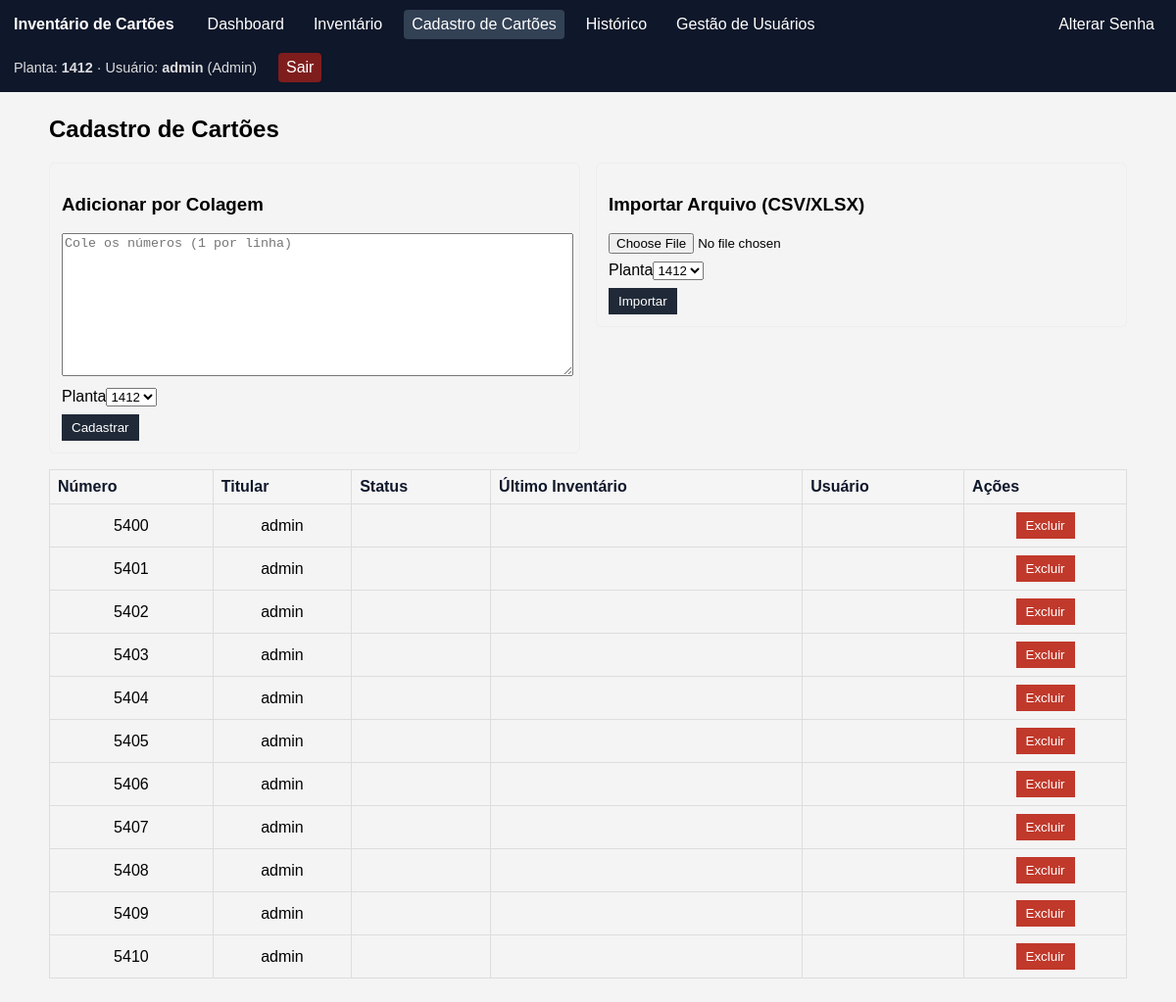
The app's page /cadastro-cartoes (signed in) with its own data.
### tables this page shows
CREATE TABLE usuarios (
        id INTEGER PRIMARY KEY AUTOINCREMENT,
        nome TEXT,
        senha TEXT,
        nivel TEXT,
        planta TEXT
    , must_change INTEGER DEFAULT 0);

CREATE TABLE cartoes (
        id INTEGER PRIMARY KEY AUTOINCREMENT,
        numero TEXT,
        titular TEXT,
        status TEXT,
        ultimo_inventario TEXT,
        usuario_inventario TEXT,
        planta TEXT
    );

### Inventario.py (the view, shortened to what this page needs)
@app.route('/cadastro-cartoes', methods=['GET', 'POST'])
@login_required
def cadastro_cartoes():
    conn = get_db_connection()
    try:
        cartoes = conn.execute('SELECT * FROM cartoes WHERE planta=?', (session.get('planta'),)).fetchall()
        return render_template('cadastro_cartoes.html', cartoes=cartoes)
    finally:
        conn.close()

### Inventario.py (called while the page is built)
def get_db_connection():
    conn = sqlite3.connect(DB_NAME)
    conn.row_factory = sqlite3.Row
    return conn

@login_manager.user_loader
def load_user(user_id):
    conn = get_db_connection()
    row = conn.execute('SELECT id, nome, nivel, planta FROM usuarios WHERE id=?', (user_id,)).fetchone()
    conn.close()
    if row:
        return User(row['id'], row['nome'], row['nivel'], row['planta'])
    return None

### templates/cadastro_cartoes.html (shortened to what this page needs)
<!DOCTYPE html><html lang='pt-BR'><head><link rel='stylesheet' href='/static/css/style.css'></head><body>{% include '_navbar.html' %}<div class='container'><h2>Cadastro de Cartões</h2><div class='row'><div class='col'><div class='card'><h3>Adicionar por Colagem</h3><form method='POST'><textarea name='lista_cartoes' placeholder='Cole os números (1 por linha)'></textarea><div style='margin:8px 0;'><label for='planta_colagem'>Planta</label><select name='planta' id='planta_colagem'><option value='1412' {% if session.get('planta')=='1412' %}selected{% endif %}>1412</option></select></div><button type='submit' class='btn-primary'>Cadastrar</button></form></div></div><div class='col'><div class='card'><h3>Importar Arquivo (CSV/XLSX)</h3><form method='POST' enctype='multipart/form-data'><input type='file' name='file' accept='.csv,.xls,.xlsx'><div style='margin:8px 0;'><label for='planta_arquivo'>Planta</label><select name='planta' id='planta_arquivo'><option value='1412' {% if session.get('planta')=='1412' %}selected{% endif %}>1412</option></select></div><button type='submit' class='btn-primary'>Importar</button></form></div></div></div><table><thead><tr><th>Número</th><th>Titular</th><th>Status</th><th>Último Inventário</th><th>Usuário</th><th>Ações</th></tr></thead><tbody>{% for c in cartoes %}<tr><td>{{ c['numero'] }}</td><td>{{ c['titular'] or '' }}</td><td></td><td></td><td></td><td>{% if current_user.nivel=='Admin' %}<form method='POST' style='display:inline' onsubmit='return confirm("Excluir este cartão?");'><button class='btn-danger' name='excluir' value='{{ c['id'] }}'>Excluir</button></form>{% else %}—{% endif %}</td></tr>{% endfor %}</tbody></table></div></body></html>

### templates/_navbar.html (shortened to what this page needs)
<nav style="background:#0f172a;color:#fff;padding:10px 14px;display:flex;gap:14px;align-items:center;flex-wrap:wrap;">
  <div style="font-weight:600;margin-right:12px;">Inventário de Cartões</div>
  <a href="{{ url_for('dashboard') }}" style="color:#fff;text-decoration:none;padding:6px 8px;{{ 'background:#334155;border-radius:4px;' if request.path=='/' else '' }}">Dashboard</a>
  <a href="{{ url_for('inventario') }}" style="color:#fff;text-decoration:none;padding:6px 8px;{{ 'background:#334155;border-radius:4px;' if request.path.startswith('/inventario') else '' }}">Inventário</a>
  <a href="{{ url_for('cadastro_cartoes') }}" style="color:#fff;text-decoration:none;padding:6px 8px;{{ 'background:#334155;border-radius:4px;' if request.path.startswith('/cadastro-cartoes') else '' }}">Cadastro de Cartões</a>
  <a href="{{ url_for('historico') }}" style="color:#fff;text-decoration:none;padding:6px 8px;{{ 'background:#334155;border-radius:4px;' if request.path.startswith('/historico') else '' }}">Histórico</a>
  {% if current_user.nivel == 'Admin' %}
  <a href="{{ url_for('gestao_usuarios') }}" style="color:#fff;text-decoration:none;padding:6px 8px;{{ 'background:#334155;border-radius:4px;' if request.path.startswith('/gestao-usuarios') else '' }}">Gestão de Usuários</a>
  {% endif %}
  <a href="{{ url_for('alterar_senha') }}" style="color:#fff;text-decoration:none;padding:6px 8px;">Alterar Senha</a>
  <span style="opacity:.85;font-size:.9rem;margin-right:8px;">Planta: <strong>{{ session.get('planta') }}</strong> · Usuário: <strong>{{ current_user.nome }}</strong> ({{ current_user.nivel }})</span>
  <a href="{{ url_for('logout') }}" style="color:#fff;text-decoration:none;padding:6px 8px;background:#7f1d1d;border-radius:4px;">Sair</a>
</nav>

### static/css/style.css (style rules this page uses)
body { font-family: Arial; margin: 0; padding: 0; background: #f4f4f4; }
.container { padding: 20px; }
table { width: 100%; border-collapse: collapse; margin-top: 20px; }
th, td { border: 1px solid #ccc; padding: 8px; text-align: center; }
th { background: #f5f5f5; color: #0f172a; font-weight: bold; text-align: center; }

### templates/cadastro_cartoes.html (style rules this page uses)
.container { max-width:1100px;margin:24px auto;padding:0 16px }
.row { display:flex;gap:16px;flex-wrap:wrap }
.col { flex:1 1 360px }
.card { border:1px solid #eee;padding:12px;border-radius:6px }
textarea { width:100%;min-height:140px }
table { width:100%;border-collapse:collapse;margin-top:16px }
th,td { border:1px solid #ddd;padding:8px }
th { background:#f5f5f5;text-align:left }
.btn-danger { background:#c0392b;color:#fff;border:0;padding:6px 10px }
.btn-primary { background:#1f2937;color:#fff;border:0;padding:6px 10px }

### records on screen
usuarios: nome "admin", nivel "Admin"
cartoes: numero "5400", titular "admin", {{ c['id'] }} 1 (drawn)
cartoes: numero "5401", titular "admin", {{ c['id'] }} 2 (drawn)
cartoes: numero "5402", titular "admin", {{ c['id'] }} 3 (drawn)
cartoes: numero "5403", titular "admin", {{ c['id'] }} 4 (drawn)
cartoes: numero "5404", titular "admin", {{ c['id'] }} 5 (drawn)
cartoes: numero "5405", titular "admin", {{ c['id'] }} 6 (drawn)
cartoes: numero "5406", titular "admin", {{ c['id'] }} 7 (drawn)
cartoes: numero "5407", titular "admin", {{ c['id'] }} 8 (drawn)
cartoes: numero "5408", titular "admin", {{ c['id'] }} 9 (drawn)
cartoes: numero "5409", titular "admin", {{ c['id'] }} 10 (drawn)
cartoes: numero "5410", titular "admin", {{ c['id'] }} 11 (drawn)

### other values on screen
{{ session.get('planta') }} "1412"
